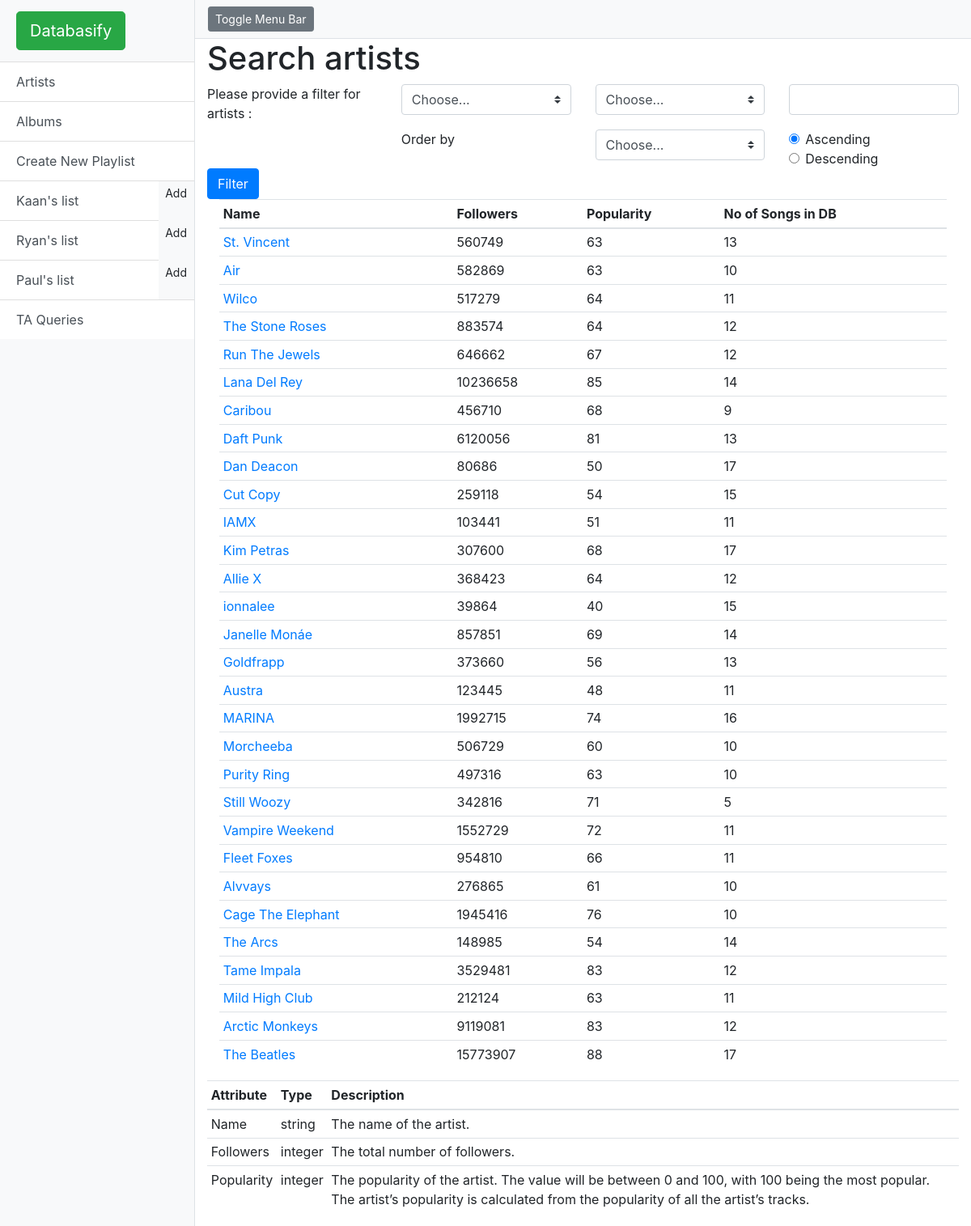
The page /artist on the database as committed earlier.
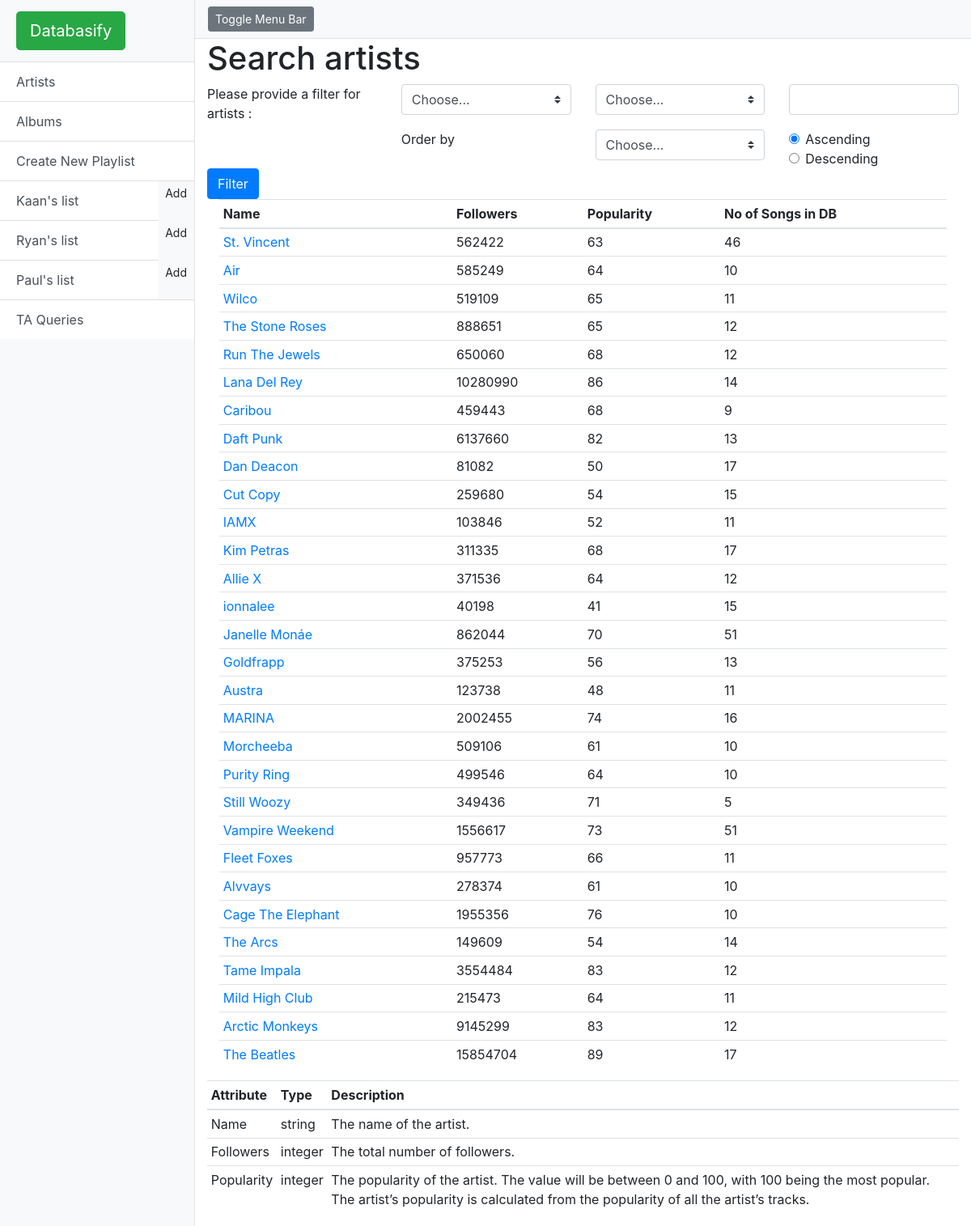
The same page on the database as committed later.
### model.py (models this page shows)
class Playlist(Base):
    __tablename__ = 'playlist'
    id = Column(Integer, primary_key=True)
    name = Column(String(50), nullable=False)
    user_id = Column(Integer, ForeignKey('user.id'), nullable=False)
    user = relationship(User)

class Artist(Base):
    __tablename__ = 'artist'  # Table in the database
    id = Column(Integer, primary_key=True)  # auto incremented
    uri = Column(String(50), nullable=False) #spotify:artist:6rqhFgbbKwnb9MLmUQDhG6
    name = Column(String(150), nullable=False)
    popularity = Column(Integer, nullable=False) #popularity of the artist
    followers = Column(Integer, nullable=False) #number of spotify followers

### start.py (the view)
@app.route('/artist', methods=['GET', 'POST'])
def searchArtist():
    artists = session.query(Artist).all()
    playlists = session.query(Playlist).all()
    if request.method == 'POST':
        filterAttribute = request.form['attribute'].lower().replace(' ', '_')
        filterOperator = request.form['operator']
        userText = request.form['usrText']
        orderByParam = request.form['orderByParam'].lower().replace(' ', '_')
        orderByOrder = request.form['orderByOrder']
        if orderByParam == '':
            filterAttribute = getattr(Artist, filterAttribute)
            if filterOperator == '>':
                artists = session.query(Artist).filter(
                    filterAttribute > userText).all()
            elif filterOperator == '<':
                artists = session.query(Artist).filter(
                    filterAttribute < userText).all()
            else:
                artists = session.query(Artist).filter(
                    filterAttribute == userText).all()
        elif orderByOrder == 'ascending':
            filterAttribute = getattr(Artist, filterAttribute)
            orderByParam = getattr(Artist, orderByParam)
            if filterOperator == '>':
                artists = session.query(Artist).filter(
                    filterAttribute > userText).order_by(orderByParam).all()
            elif filterOperator == '<':
                artists = session.query(Artist).filter(
                    filterAttribute < userText).order_by(orderByParam).all()
            else:
                artists = session.query(Artist).filter(
                    filterAttribute == userText).order_by(orderByParam).all()
        else:
            filterAttribute = getattr(Artist, filterAttribute)
            orderByParam = getattr(Artist, orderByParam)
            if filterOperator == '>':
                artists = session.query(Artist).filter(
                    filterAttribute > userText).order_by(desc(orderByParam)).all()
            elif filterOperator == '<':
                artists = session.query(Artist).filter(
                    filterAttribute < userText).order_by(desc(orderByParam)).all()
            else:
                artists = session.query(Artist).filter(
                    filterAttribute == userText).order_by(desc(orderByParam)).all()
        return render_template(
            'searchArtist.html',
            title='Search Artist',
            playlists=playlists, artists=artists)
    else:
        artists = session.query(Artist).all()
        songCounts = {}
        for artist in artists:
            result = (session.query(Song, Album, Artist)
              .filter(Artist.id == Album.artist_id)
              .filter(Song.album_id == Album.id)
              .filter(Artist.id== artist.id)
              ).all()
            songCount = len(result)
            songCounts[artist.id] = songCount
        return render_template(
        'searchArtist.html',
        title='Search Artist',
        playlists=playlists, artists=artists, songCounts=songCounts)

### templates/searchArtist.html (shortened to what this page needs)
{% extends "searchLayout.html" %}
{% block header %}
<h1>Search artists</h1>
{% endblock header %}
{% block searchType %}
artists
{% endblock searchType %}
{% block attributes1 %}
<option value="">Choose...</option>
{% endblock attributes1 %}
{% block attributes2 %}
<option value="">Choose...</option>
{% endblock attributes2 %}
{% block results %}
{% if artists != None %}
<div class="container-fluid">
    {% if artists|length == 0 %}
    <div class="alert alert-danger" role="alert">
        There were no artist results returned.
    </div>
    {% else %}
    <table class="table table-sm table-hover">
        <thead>
            <tr>
                <th scope="col">Name</th>
                <th scope="col">Followers</th>
                <th scope="col">Popularity</th>
                <th scope="col">No of Songs in DB</th>
            </tr>
        </thead>
        <tbody>
            {% for artist in artists %}
            <tr>
                <td><a href="/artist/{{ artist.id }}">{{ artist.name }}</a></td>
                <td>{{ artist.followers }}</td>
                <td>{{ artist.popularity }}</td>
                <td>{{ songCounts[artist.id] }}</td>
            </tr>
            {% endfor %}
        </tbody>
    </table>
    {% endif %}
</div>
{% endif %}
{% endblock results %}
{% block infoTable %}
<table class="table table-sm table-hover">
    <thead>
        <tr>
            <th scope="col">Attribute</th>
            <th scope="col">Type</th>
            <th scope="col">Description</th>
        </tr>
    </thead>
    <tbody>
        <tr>
            <td>Name</td>
            <td>string</td>
            <td>The name of the artist.</td>
        </tr>
        <tr>
            <td>Followers</td>
            <td>integer</td>
            <td>The total number of followers.</td>
        </tr>
        <tr>
            <td>Popularity</td>
            <td>integer</td>
            <td>
                The popularity of the artist. The value will be between 0 and 100, with 100 being the most popular. The artist’s popularity is calculated from the popularity of all the artist’s tracks.
            </td>
        </tr>
    </tbody>
</table>
{% endblock infoTable%}

### templates/searchLayout.html (shortened to what this page needs)
{% extends "layout.html" %}
{% block content %}
<div class="container-fluid">
    {% block header %}{% endblock %}
    <form action="" method='POST'>
        <div class="row">
            <div class="col">
                <label>Please provide a filter for {% block searchType %}{% endblock %}:</label>
            </div>
            <div class="col">
                <select class="custom-select d-block w-100" name="attribute" required="">
                    {% block attributes1 %}{% endblock %}
                </select>
            </div>
            <div class="col">
                <select class="custom-select d-block w-100" name="operator" required="">
                    <option value="">Choose...</option>
                </select>
            </div>
            <div class="col">
                <input type="text" class="form-control" name="usrText" required="">
            </div>
        </div>
        <div class="row">
            <div class="col"></div>
            <div class="col">
                <label>Order by</label>
            </div>
            <div class="col">
                <select class="custom-select d-block w-100" name="orderByParam">
                    {% block attributes2 %}{% endblock %}
                </select>
            </div>
            <div class="col">
                <div class="form-check">
                    <input class="form-check-input" type="radio" name="orderByOrder" id="exampleRadios1" value="ascending" checked>
                    <label class="form-check-label" for="exampleRadios1">
                      Ascending
                    </label>
                  </div>
                  <div class="form-check">
                    <input class="form-check-input" type="radio" name="orderByOrder" id="exampleRadios2" value="descending">
                    <label class="form-check-label" for="exampleRadios2">
                      Descending
                    </label>
                  </div>
            </div>
        </div>
        <button class="btn btn-primary" type="submit" value="searchSong">Filter</button>
    </form>
    {% if songs != None %}
        {% block results %}{% endblock %}
    {% endif %}
    {% block infoTable %}{% endblock %}
</div>
{% endblock content %}

### templates/layout.html (shortened to what this page needs)
<!DOCTYPE html>
<html lang="en">
<head>
    <link href="/static/vendor/bootstrap/css/bootstrap.min.css" rel="stylesheet">
    <link href="/static/simple-sidebar.css" rel="stylesheet">
</head>
<body>
<div class="d-flex" id="wrapper">
    <div class="bg-light border-right" id="sidebar-wrapper">
        <div class="sidebar-heading"><a class="btn btn-success btn-lg" data-placement="top" data-toggle="tooltip"
                                        href="/" title="Goes to the main page">Databasify</a></div>
        <div class="list-group list-group-flush">
            <a class="list-group-item list-group-item-action btn btn-success" href="/artist" role="button">Artists</a>
            <a class="list-group-item list-group-item-action btn btn-success" href="/album" role="button">Albums</a>
            <a class="list-group-item list-group-item-action btn btn-success" href="/playlist/new/" role="button">Create
                New Playlist</a>
            {% for playlist in playlists %}
            <div aria-label="Modify Playlist" class="btn-group" role="group"></a>
                <a class="btn list-group-item list-group-item-action btn btn-light" href="/playlist/{{ playlist.id }}/"
                   role="button">{{ playlist.name }}</a>
                <a class="btn btn-sm" data-placement="top" data-toggle="tooltip"
                   href="/playlist/{{ playlist.id }}/new" role="button"
                   title="Add a new song into {{ playlist.name }} playlist">Add</a>
            </div>
            {% endfor %}
            <a class="list-group-item list-group-item-action btn btn-success" href="/ta" role="button">TA Queries</a>
        </div>
    </div>
    <div id="page-content-wrapper">
        <nav class="navbar navbar-expand-lg navbar-light bg-light border-bottom">
            <button class="btn btn-secondary btn-sm" id="menu-toggle">Toggle Menu Bar</button>&nbsp;
        </nav>
        {% block content %}{% endblock %}
    </div>
</div>
</body>
</html>

### static/simple-sidebar.css (style rules this page uses)
body { overflow-x: hidden; }
#sidebar-wrapper { min-height: 100vh; margin-left: -15rem; -webkit-transition: margin .25s ease-out; -moz-transition: margin .25s ease-out; -o-transition: margin .25s ease-out; transition: margin .25s ease-out; }
#sidebar-wrapper .sidebar-heading { padding: 0.875rem 1.25rem; font-size: 1.2rem; }
#sidebar-wrapper .list-group { width: 15rem; }
#page-content-wrapper { min-width: 100vw; }
@media (min-width: 768px) { #sidebar-wrapper { margin-left: 0; } }
@media (min-width: 768px) { #page-content-wrapper { min-width: 0; width: 100%; } }

Rows that differ between the two databases and show on the page:
changed Artist "St. Vincent": followers "560749" → "562422"; songCounts "13" → "46"
changed Artist "Air": followers "582869" → "585249"; popularity "63" → "64"
changed Artist "Wilco": followers "517279" → "519109"; popularity "64" → "65"
changed Artist "The Stone Roses": followers "883574" → "888651"; popularity "64" → "65"
changed Artist "Run The Jewels": followers "646662" → "650060"; popularity "67" → "68"
changed Artist "Lana Del Rey": followers "10236658" → "10280990"; popularity "85" → "86"
changed Artist "Caribou": followers "456710" → "459443"
changed Artist "Daft Punk": followers "6120056" → "6137660"; popularity "81" → "82"
changed Artist "Dan Deacon": followers "80686" → "81082"
changed Artist "Cut Copy": followers "259118" → "259680"
changed Artist "IAMX": followers "103441" → "103846"; popularity "51" → "52"
changed Artist "Kim Petras": followers "307600" → "311335"
changed Artist "Allie X": followers "368423" → "371536"
changed Artist "ionnalee": followers "39864" → "40198"; popularity "40" → "41"
changed Artist "Janelle Monáe": followers "857851" → "862044"; popularity "69" → "70"; songCounts "14" → "51"
changed Artist "Goldfrapp": followers "373660" → "375253"
changed Artist "Austra": followers "123445" → "123738"
changed Artist "MARINA": followers "1992715" → "2002455"
changed Artist "Morcheeba": followers "506729" → "509106"; popularity "60" → "61"
changed Artist "Purity Ring": followers "497316" → "499546"; popularity "63" → "64"
changed Artist "Still Woozy": followers "342816" → "349436"
changed Artist "Vampire Weekend": followers "1552729" → "1556617"; popularity "72" → "73"; songCounts "11" → "51"
changed Artist "Fleet Foxes": followers "954810" → "957773"
changed Artist "Alvvays": followers "276865" → "278374"
changed Artist "Cage The Elephant": followers "1945416" → "1955356"
changed Artist "The Arcs": followers "148985" → "149609"
changed Artist "Tame Impala": followers "3529481" → "3554484"
changed Artist "Mild High Club": followers "212124" → "215473"; popularity "63" → "64"
changed Artist "Arctic Monkeys": followers "9119081" → "9145299"
changed Artist "The Beatles": followers "15773907" → "15854704"; popularity "88" → "89"
